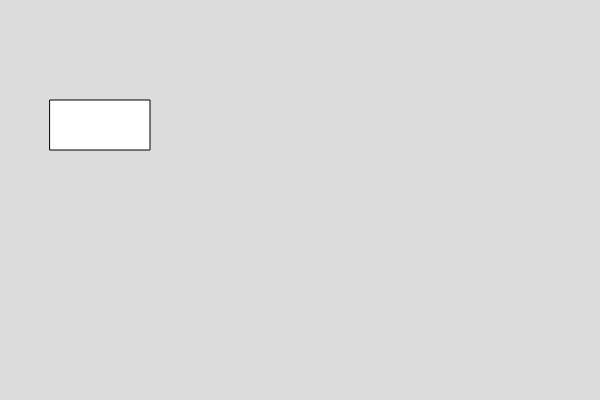
Frame 1 (no input)
Frame 60 (no input): identical to frame 1, image omitted
Frame 120 (the mouse pressed at the canvas centre since frame 60): identical to frame 1, image omitted

The p5.js sketch that drew this single still picture (run headless with seeded random() and noise() and a simulated clock; from frame 60 on, the mouse is pressed at the canvas centre):

// p5.js sketch
// ── sketch.js

var box1;

function setup() {
  createCanvas(600, 400);
  box1=new Box(50,100,50,50);
  box1.setwidth(100);
}

function draw() {
  background(220);
box1.show();
}


// ── box.js
class Box
  {
    constructor(x,y,w,h)
    {
      this.x =x;
      this.y = y
      this.w = w;
      this.h = h;
    }
    
    show()
    {
      rect(this.x,this.y,this.w,this.h)
    }
    
    //write function to set the width of the box
      setwidth(w1){
        this.w=w1;
        
      }
      
  }

  
